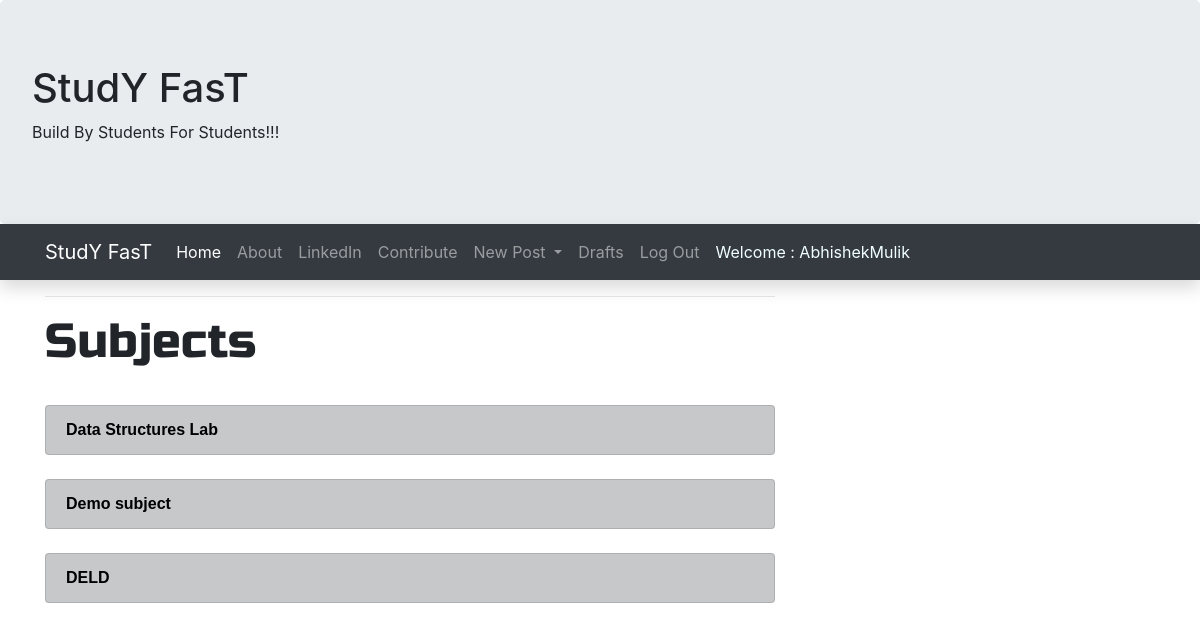
The app's page / (signed in) with its own data.
### blog/models.py (models this page shows, shortened)
class SubjectList(models.Model):
    subject=models.CharField(max_length=200)

### blog/views.py (the view)
# urls.py: url(r'^$',views.SubjectListView.as_view(),name='subjectList'),
class SubjectListView(ListView):
    model=SubjectList

### blog/templates/blog/subjectlist_list.html
<div class="jumbotron " style="margin-bottom: 0px;">
      <h1>StudY FasT</h1>
      <p>Build By Students For Students!!!</p>
      </div>
{% extends 'blog/base.html' %}
{% block content %}
<div class="centerstage">
      <h1 style="font-family: 'Russo One', sans-serif;
      font-size: 3em; margin-bottom: 10px;">Subjects</h1>
      <br>
    {% for sub in subjectlist_list %}
    <div class="post">
          <a href="{% url 'categorylist' pk=sub.id %}" class="list-group-item list-group-item-action list-group-item-dark" style="color:black;font-weight:bolder; font-family:Verdana, Geneva, Tahoma, sans-serif">{{sub.subject}}</a>
    </div>
      <br>
{% endfor %}
{% endblock %}

### blog/templates/blog/base.html (shortened to what this page needs)
<!DOCTYPE html>
{% load static %}
<html>
    <head>
        <link rel="stylesheet" href="https://stackpath.bootstrapcdn.com/bootstrap/4.3.1/css/bootstrap.min.css">
        <link rel="stylesheet" href="//cdn.jsdelivr.net/medium-editor/latest/css/medium-editor.min.css" type="text/css" media="screen" charset="utf-8">
        <link rel="stylesheet" href="{% static 'css/blog.css' %}">
    </head>
<nav class="navbar navbar-expand-md navbar-dark bg-dark shadow sticky-top"style="background-color: #030303">
  <div class="container">
    <a class="navbar-brand" href="{% url 'subjectList' %}">StudY FasT</a>
    <div class="collapse navbar-collapse" id="collapse_target">
    <ul class="nav navbar-nav navbar-right ">
      <li class="nav-item active">
        <a class="nav-link navbar-right" href="{% url 'subjectList' %}">Home</a>
      </li>
      <li>
        <a class="nav-link" href="{% url 'about' %}">About</a>
      </li>
      <li class="nav-item">
        <a class="nav-link" href="https://www.linkedin.com/in/abhishek-mulik-931134193/">LinkedIn</a>
      </li>
      <li>
        <a class="nav-link" href="{% url 'contribute' %}">Contribute</a>
      </li>
      {% if user.is_authenticated %}
      <li class="nav-item dropdown">
        <a class="nav-link dropdown-toggle"href="#"id="navbarDropdown" role="button" data-toggle="dropdown" aria-haspopup="true" aria-expanded="false">
          New Post
        </a>
      </li>
      <li class="nav-item">
       <a class="nav-link" href="{% url 'post_draft_list' %}">Drafts</a>
       </li>
       <li class="nav-item">
           <a class="nav-link" href="{% url 'logout' %}">Log Out</a>
       </li>
       <li class="nav-item">
           <a class="nav-link" style="color: azure;">Welcome : {{user.username}}</a>
       </li>
       {% else %}
       <li class="nav-item"><a class="nav-link" style="color: beige;" href="{% url 'login' %}" >LogIn</a></li>
       {% endif %}
      </ul>
    </div>
  </div>
</nav>
    <div class="content container">
        <div class="row">
            <div class="col-md-8">
                <div class="blog_posts">
                  <hr>
                    {% block content %}
                    {% endblock %}
                </div>
            </div>
        </div>
    </div>
    </body>
</html>

### blog/static/css/blog.css (style rules this page uses)
.centerstage { margin-left: auto; margin-right: auto; }

### records on screen
SubjectList: subject "Data Structures Lab"
SubjectList: subject "Demo subject"
SubjectList: subject "DELD"

### other values on screen
{{ user.username }} "AbhishekMulik"
